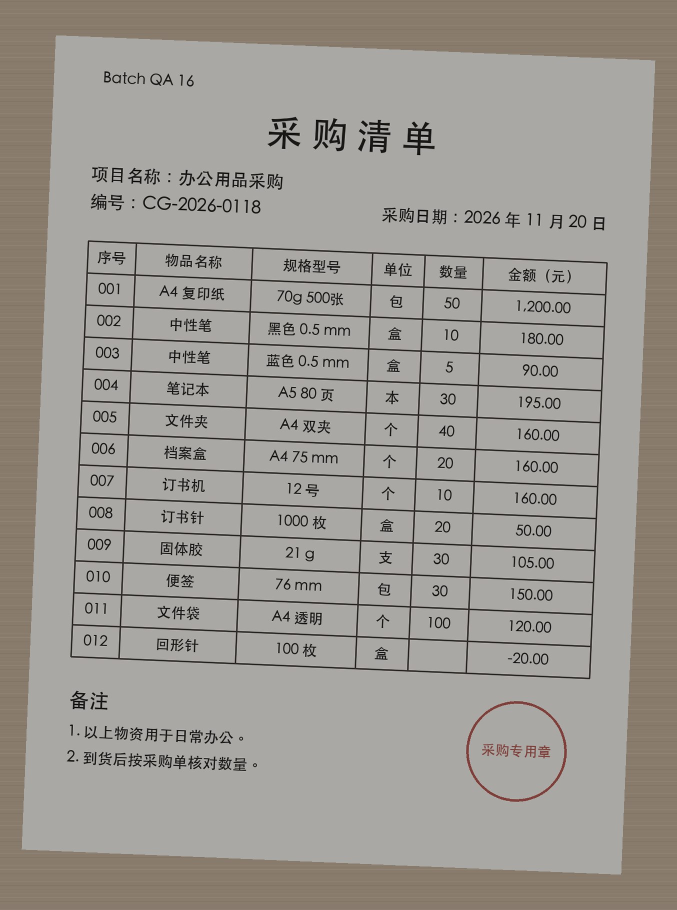
#> input picture app/src/androidTest/assets/printed-table.jpg, 1354 x 1820 px (shown at 1/2 size)
$ python -i book_dewarp.py   (imports and definitions only)
#> lines starting #> are read from the running program, lines starting #| are printed output that depends on the picture; after the words box and inside, x2 and y2 are one past the last pixel; in counts of white or black regions, pixels touching at a corner belong together
#> further down, picture is the input picture: shape (1820, 1354, 3); mean B, G, R 145.6, 152, 155.7
"""Local UVDoc geometry and extraction-equivalence probe, without training.

Example: python tools/qa/book_dewarp.py --source-model build/rc12-book/uvdoc.onnx
  --output build/rc12-book/probe image1.jpg image2.png
Requires numpy, opencv-python and onnxruntime. Images remain local; do not commit
third-party photographs without checking their separate reproduction rights.
This host probe evaluates geometry and the preliminary morphology guard only.
The app additionally runs its existing PaddleOCR text detector to protect short
edge headings/folios. Run BookDewarpTest on Android to verify that final guard.
"""
import argparse
import hashlib
import json
from pathlib import Path
import time

import cv2
import numpy as np
import onnxruntime as ort


# [92 lines left out: functions align_resize, maps, exact_grid_sample, stats, content_guard, not called in this run]


def textline_bow(image):
    """Heuristic geometry diagnostic, not OCR accuracy or a benchmark metric.

    At height 1200, join neighboring glyph strokes horizontally, retain long
    isolated line groups, estimate 22 lower ink quantiles, and fit a quadratic.
    Report fitted center-to-endpoint chord bow. Descenders and line grouping can
    bias this; no inference about recognition accuracy is made from this value.
    """
    h, w = image.shape[:2]
#> h = 1820; w = 1354
    image = cv2.resize(image, (round(w * 1200 / h), 1200))
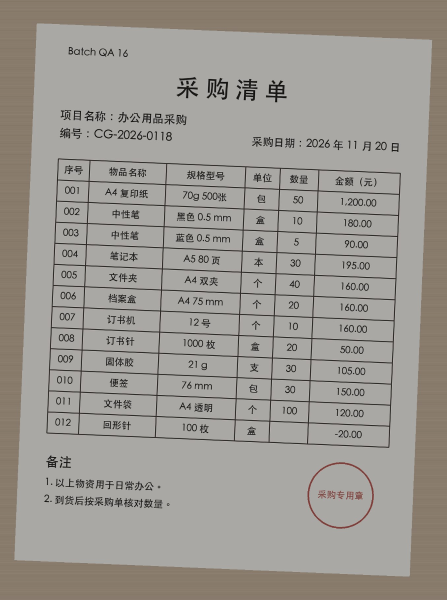
#> image: shape (1200, 893, 3) (shown at 1/2 size); mean of channels 0, 1, 2 145.5, 151.9, 155.6; drawn as B, G, R
    h, w = image.shape[:2]
#> h = 1200; w = 893
    gray = cv2.cvtColor(image, cv2.COLOR_BGR2GRAY)
    local = cv2.GaussianBlur(gray, (0, 0), 5)
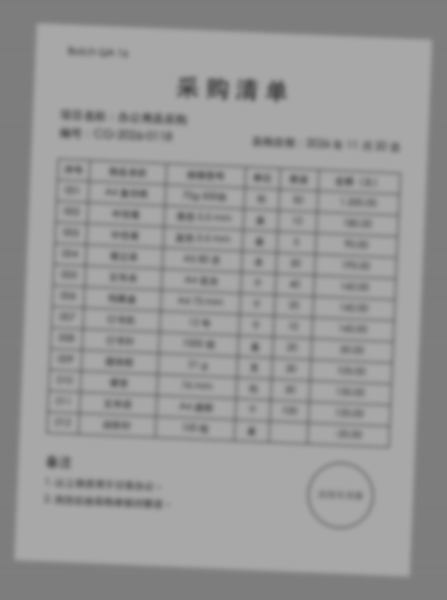
#> local: shape (1200, 893) (shown at 1/2 size); min 79, max 168, mean 152.4
    ink = (local.astype(np.int16) - gray.astype(np.int16) > 14).astype(np.uint8)
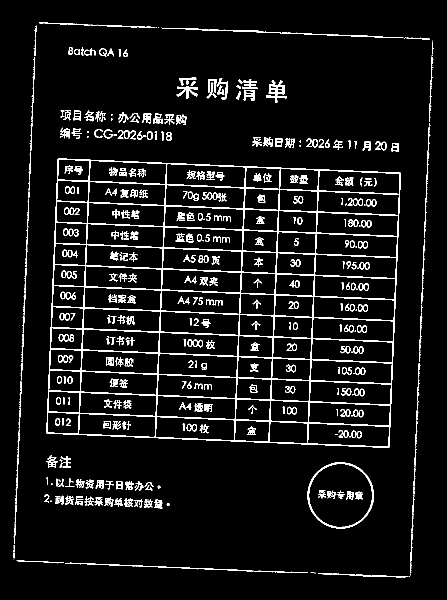
#> ink: shape (1200, 893) (shown at 1/2 size); values 0 (black) and 1 (white), 6.6% white in thin lines or dots, all inside (x1, y1, x2, y2) = (26, 44, 868, 1155)
    closed = cv2.morphologyEx(ink, cv2.MORPH_CLOSE,
        cv2.getStructuringElement(cv2.MORPH_RECT, (29, 1)))
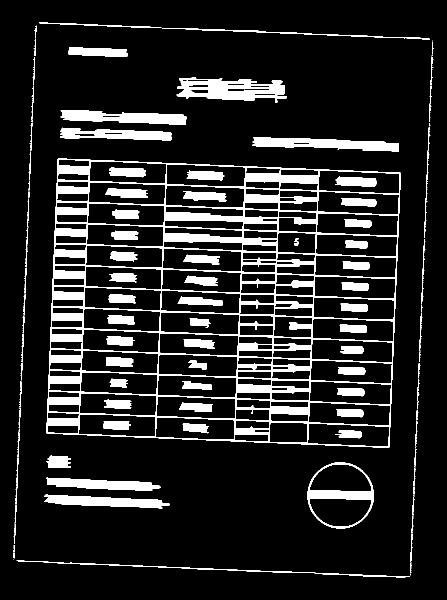
#> closed: shape (1200, 893) (shown at 1/2 size); values 0 (black) and 1 (white), 12.8% white; 125 white regions (11 under 20 px), largest, box (x1, y1, x2, y2) and area: (93, 317, 802, 896) 66103, (353, 154, 573, 205) 6198, (504, 274, 798, 304) 4903
    count, labels, regions, _ = cv2.connectedComponentsWithStats(closed, 8)
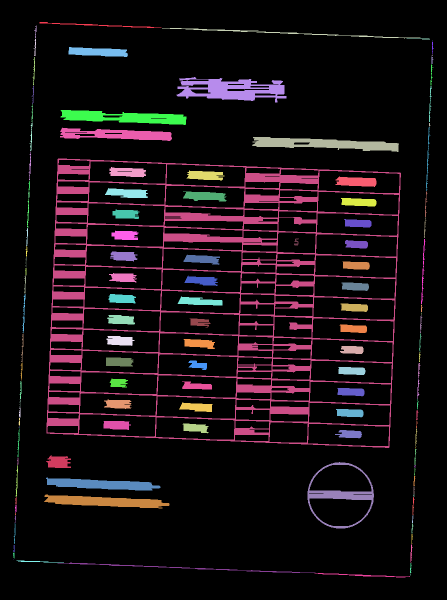
#> labels: shape (1200, 893) int32 (shown at 1/2 size); 126 distinct labels, from 0 to 125; one colour per label, 0 black
#> count = 126; regions = 126 rows, first 6: [0, 0, 893, 1200, 934064], [78, 44, 245, 12, 509], [68, 51, 5, 25, 41], [324, 56, 517, 21, 1039], [67, 77, 5, 35, 69], [813, 77, 47, 2, 62]
    bows = []
    for label in range(1, count):
        x, y, cw, ch, _ = regions[label]
        if x < .04 * w or x + cw > .96 * w or cw < .40 * w or ch < 8 or ch > 60 or y < 60 or y + ch > 1140:
            continue
        yy, xx = np.where((labels[y:y + ch, x:x + cw] == label) & (ink[y:y + ch, x:x + cw] > 0))
        xx, yy = xx + x, yy + y
        bins = []
        for begin in np.linspace(x, x + cw, 23)[:-1]:
            selected = (xx >= begin) & (xx < begin + cw / 22)
            if selected.sum() >= 6:
                bins.append([begin + cw / 44, np.quantile(yy[selected], .87)])
        if len(bins) < 14:
            continue
        xs, ys = np.array(bins).T
        coefficients = np.polyfit((xs - xs.mean()) / cw, ys, 2)
        bows.append(float(abs(coefficients[0]) * .25))
#> this loop made 125 passes
#> (x, y, cw, ch) on passes 1 to 12: (78, 44, 245, 12), (68, 51, 5, 25), (324, 56, 517, 21), (67, 77, 5, 35), (813, 77, 47, 2), (865, 81, 1, 1), (864, 83, 4, 24), (137, 94, 119, 20), (863, 109, 3, 3), (863, 113, 4, 15), (65, 114, 5, 57), (861, 129, 6, 42)
#> after the loop, bows = []
    return dict(line_groups=len(bows), median_px=float(np.median(bows)) if bows else None,
                max_px=float(max(bows)) if bows else None)


# [55 lines left out: functions session, main, not called in this run]


# [2 lines not run here, left out]

>>> import cv2
>>> picture = cv2.imread('../../app/src/androidTest/assets/printed-table.jpg')
>>> result = textline_bow(picture)
#> result = 3 items
